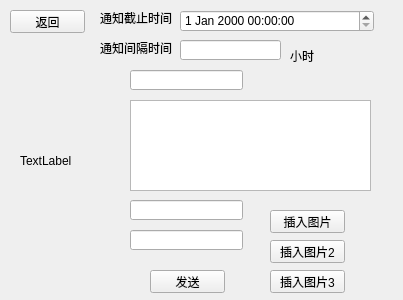
<?xml version="1.0" encoding="UTF-8"?>
<ui version="4.0">
 <class>tab3_widget</class>
 <widget class="QWidget" name="tab3_widget">
  <property name="geometry">
   <rect>
    <x>0</x>
    <y>0</y>
    <width>403</width>
    <height>300</height>
   </rect>
  </property>
  <property name="sizePolicy">
   <sizepolicy hsizetype="Fixed" vsizetype="Fixed">
    <horstretch>0</horstretch>
    <verstretch>0</verstretch>
   </sizepolicy>
  </property>
  <property name="windowTitle">
   <string>Form</string>
  </property>
  <widget class="QPushButton" name="Button_back">
   <property name="geometry">
    <rect>
     <x>10</x>
     <y>10</y>
     <width>75</width>
     <height>23</height>
    </rect>
   </property>
   <property name="text">
    <string>返回</string>
   </property>
  </widget>
  <widget class="QPushButton" name="Button_send">
   <property name="geometry">
    <rect>
     <x>150</x>
     <y>270</y>
     <width>75</width>
     <height>23</height>
    </rect>
   </property>
   <property name="text">
    <string>发送</string>
   </property>
  </widget>
  <widget class="QLabel" name="label_infotime">
   <property name="geometry">
    <rect>
     <x>100</x>
     <y>10</y>
     <width>81</width>
     <height>16</height>
    </rect>
   </property>
   <property name="text">
    <string>通知截止时间</string>
   </property>
  </widget>
  <widget class="QLabel" name="label_infocount">
   <property name="geometry">
    <rect>
     <x>100</x>
     <y>40</y>
     <width>81</width>
     <height>16</height>
    </rect>
   </property>
   <property name="text">
    <string>通知间隔时间</string>
   </property>
  </widget>
  <widget class="QLabel" name="label_hour">
   <property name="geometry">
    <rect>
     <x>290</x>
     <y>50</y>
     <width>54</width>
     <height>12</height>
    </rect>
   </property>
   <property name="text">
    <string>小时</string>
   </property>
  </widget>
  <widget class="QLineEdit" name="linehour">
   <property name="geometry">
    <rect>
     <x>180</x>
     <y>40</y>
     <width>101</width>
     <height>20</height>
    </rect>
   </property>
  </widget>
  <widget class="QLineEdit" name="line_title">
   <property name="geometry">
    <rect>
     <x>130</x>
     <y>70</y>
     <width>113</width>
     <height>20</height>
    </rect>
   </property>
  </widget>
  <widget class="QLineEdit" name="line_link">
   <property name="geometry">
    <rect>
     <x>130</x>
     <y>200</y>
     <width>113</width>
     <height>20</height>
    </rect>
   </property>
  </widget>
  <widget class="QLineEdit" name="line_linkplace">
   <property name="geometry">
    <rect>
     <x>130</x>
     <y>230</y>
     <width>113</width>
     <height>20</height>
    </rect>
   </property>
  </widget>
  <widget class="QPushButton" name="Button_img">
   <property name="geometry">
    <rect>
     <x>270</x>
     <y>210</y>
     <width>75</width>
     <height>23</height>
    </rect>
   </property>
   <property name="text">
    <string>插入图片</string>
   </property>
  </widget>
  <widget class="QLabel" name="label_ing">
   <property name="geometry">
    <rect>
     <x>20</x>
     <y>100</y>
     <width>81</width>
     <height>121</height>
    </rect>
   </property>
   <property name="text">
    <string>TextLabel</string>
   </property>
  </widget>
  <widget class="QTextEdit" name="textEdit">
   <property name="geometry">
    <rect>
     <x>130</x>
     <y>100</y>
     <width>241</width>
     <height>91</height>
    </rect>
   </property>
  </widget>
  <widget class="QDateTimeEdit" name="dateTimeEdit">
   <property name="geometry">
    <rect>
     <x>180</x>
     <y>10</y>
     <width>194</width>
     <height>22</height>
    </rect>
   </property>
  </widget>
  <widget class="QPushButton" name="Button_img2">
   <property name="geometry">
    <rect>
     <x>270</x>
     <y>240</y>
     <width>75</width>
     <height>23</height>
    </rect>
   </property>
   <property name="text">
    <string>插入图片2</string>
   </property>
  </widget>
  <widget class="QPushButton" name="Button_img3">
   <property name="geometry">
    <rect>
     <x>270</x>
     <y>270</y>
     <width>75</width>
     <height>23</height>
    </rect>
   </property>
   <property name="text">
    <string>插入图片3</string>
   </property>
  </widget>
 </widget>
 <resources/>
 <connections/>
</ui>
